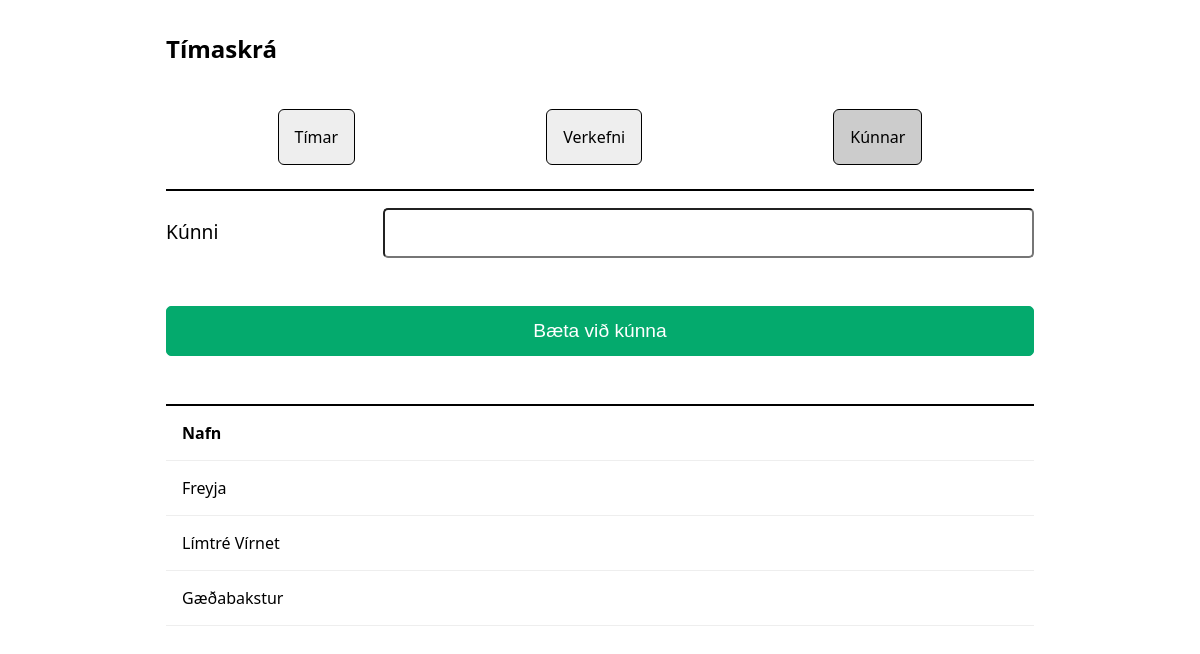
Page /clients on the earlier database version.
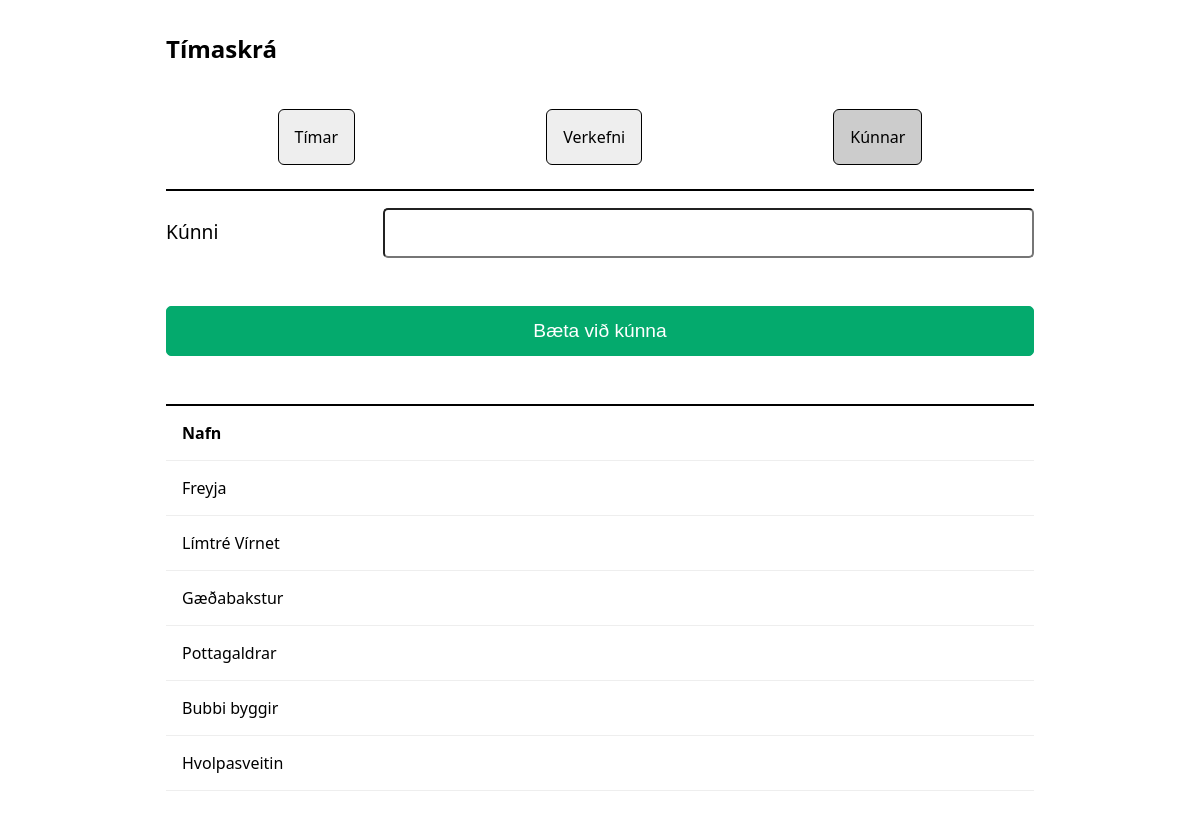
Same page on the later database version.
### models/models.py (models this page shows)
class Client(db.Model):
    __tablename__ = 'clients'
    id = db.Column(db.Integer, primary_key=True)
    name = db.Column(db.String(200), nullable=False, unique=True)

### routes/clients.py (the view, shortened to what this page needs)
@bp.route('/clients', methods=['GET', 'POST'])
def clients():
    return render_template(
        'clients.html',
        clients=Client.query.all(),
        active='clients',
        navs=navs
    )

### templates/clients.html
{% extends "base.html" %}
{% block content %}
  <form class="container" method="post">
  <div class="row">
  <label>Kúnni</label>
  <input name="name" required>
  </div>
  <div class="row">
  <button class="post">Bæta við kúnna</button>
  </div>
</form>
{% if clients %}
<table>
  <tr>
    <th>Nafn</th>
  </tr>
  {% for c in clients %}
  <tr>
    <td>{{ c.name }}</td>
  </tr>
  {% endfor %}
</table>
{% else %}
<p>Engir kúnnar.</p>
{% endif %}
{% endblock %}

Differences in the rows shown:
added Client: name "Pottagaldrar"
added Client: name "Bubbi byggir"
added Client: name "Hvolpasveitin"
